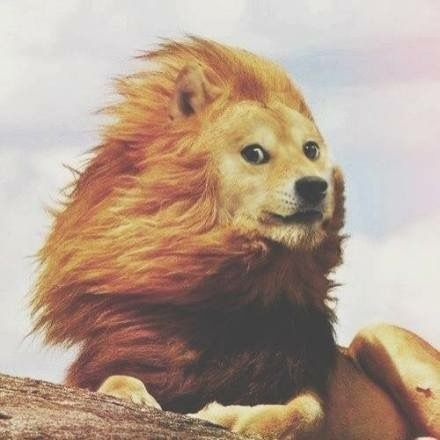
#> input picture picture/lion.jpeg, 440 x 440 px, found by its file name
$ python 1_helloworld.py
#> lines starting #> are read from the running program, lines starting #| are printed output that depends on the picture
import cv2

img = cv2.imread("D:\Personal\Pictures\wallpaper\lion.jpeg")
#> img is the input picture: shape (440, 440, 3); mean B, G, R 141.8, 158.7, 179.8

gray = cv2.cvtColor(img, cv2.COLOR_BGR2GRAY)
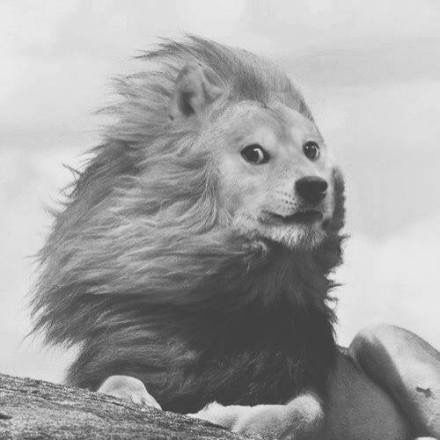
#> gray: shape (440, 440); min 44, max 241, mean 163.1

cv2.imshow("image", img)
cv2.imshow("image Gray", gray)

cv2.waitKey(0)
